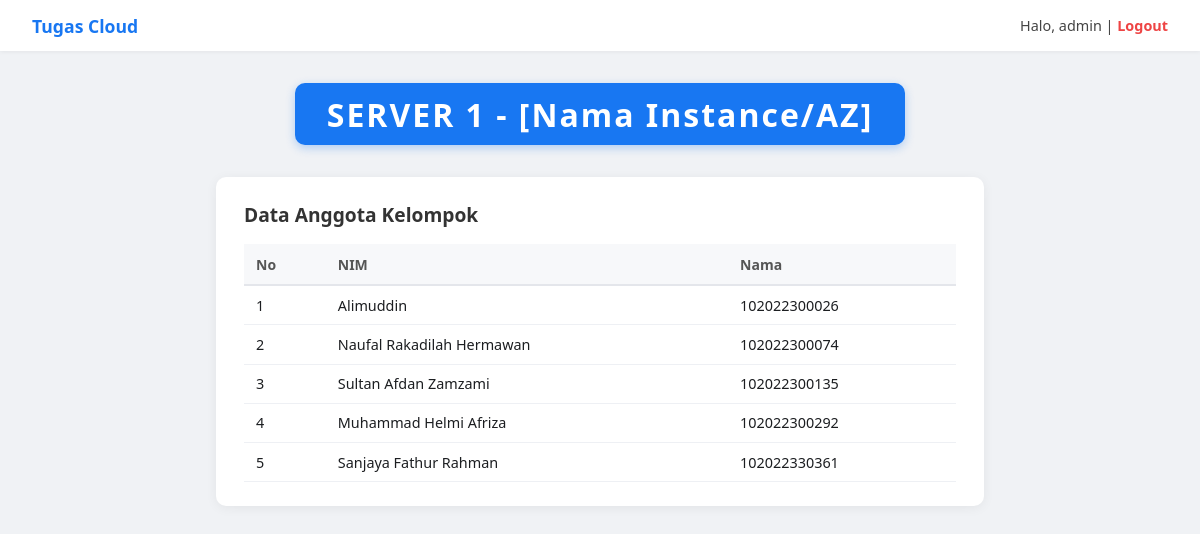
/Server_1/index.php (signed in), run on the app's committed database.
### tables this page shows
CREATE TABLE IF NOT EXISTS anggota (
    id INT AUTO_INCREMENT PRIMARY KEY,
    nama   VARCHAR(100)  NOT NULL,
    nim  VARCHAR(20) NOT NULL,
    created_at TIMESTAMP DEFAULT CURRENT_TIMESTAMP
);

### Server_1/index.php (the view, shortened to what this page needs)
<?php
require_once "db_connect.php";
$result = $conn->query("SELECT nim, nama FROM anggota ORDER BY id ASC");
$anggota = [];
while ($row = $result->fetch_assoc()) {
    $anggota[] = $row;
}
?>
<!DOCTYPE html>
<html lang="id">
<head>
    <link rel="stylesheet" href="style.css">
</head>
<body>
    <nav class="navbar">
        <span class="brand">Tugas Cloud</span>
        <span class="user-info">Halo, <?= htmlspecialchars(
            $_SESSION["username"],
        ) ?> |
            <a href="logout.php" class="logout-link">Logout</a>
        </span>
    </nav>
    <main class="container">
        <div class="server-badge"><?= SERVER_LABEL ?></div>
        <section class="card">
            <h2>Data Anggota Kelompok</h2>
            <div class="table-wrapper">
                <table>
                    <thead>
                        <tr>
                            <th>No</th>
                            <th>NIM</th>
                            <th>Nama</th>
                        </tr>
                    </thead>
                    <tbody>
                        <?php if (count($anggota) > 0): ?>
                            <?php $no = 1; ?>
                            <?php foreach ($anggota as $a): ?>
                                <tr>
                                    <td><?= $no++ ?></td>
                                    <td><?= htmlspecialchars($a["nama"]) ?></td>
                                    <td><?= htmlspecialchars($a["nim"]) ?></td>
                                </tr>
                            <?php endforeach; ?>
                        <?php else: ?>
                            <tr><td colspan="3" class="empty">Belum ada data anggota.</td></tr>
                        <?php endif; ?>
                    </tbody>
                </table>
            </div>
        </section>
    </main>
</body>
</html>

### Server_1/style.css (style rules this page uses)
*, *::before, *::after { box-sizing: border-box; margin: 0; padding: 0; }
body { font-family: 'Segoe UI', Tahoma, Geneva, Verdana, sans-serif; background: #f0f2f5; color: #1c1e21; min-height: 100vh; }
.navbar { display: flex; justify-content: space-between; align-items: center; background: #fff; padding: .85rem 2rem; box-shadow: 0 1px 4px rgba(0,0,0,.06); }
.navbar .brand { font-weight: 700; font-size: 1.1rem; color: #1877f2; }
.navbar .user-info { font-size: .9rem; color: #444; }
.logout-link { color: #e44; text-decoration: none; font-weight: 600; }
.container { max-width: 800px; margin: 2rem auto; padding: 0 1rem; }
.server-badge { display: inline-block; background: #1877f2; color: #fff; font-size: 2rem; font-weight: 800; letter-spacing: 2px; padding: .6rem 2rem; border-radius: 10px; text-align: center; margin: 0 auto 2rem; display: table; box-shadow: 0 3px 10px rgba(24,119,242,.3); }
.card { background: #fff; border-radius: 10px; padding: 1.5rem 1.75rem; box-shadow: 0 2px 12px rgba(0,0,0,.06); }
.card h2 { font-size: 1.2rem; margin-bottom: 1rem; color: #333; }
.table-wrapper { overflow-x: auto; }
table { width: 100%; border-collapse: collapse; }
thead th { background: #f7f8fa; text-align: left; padding: .65rem .75rem; font-size: .875rem; font-weight: 600; color: #555; border-bottom: 2px solid #e4e6eb; }
tbody td { padding: .6rem .75rem; border-bottom: 1px solid #eef0f4; font-size: .9rem; }

### data on the page
anggota: nama "Alimuddin", nim "102022300026"
anggota: nama "Naufal Rakadilah Hermawan", nim "102022300074"
anggota: nama "Sultan Afdan Zamzami", nim "102022300135"
anggota: nama "Muhammad Helmi Afriza", nim "102022300292"
anggota: nama "Sanjaya Fathur Rahman", nim "102022330361"

### other printed values
$_SESSION["username"] "admin"
SERVER_LABEL "SERVER 1 - [Nama Instance/AZ]"
